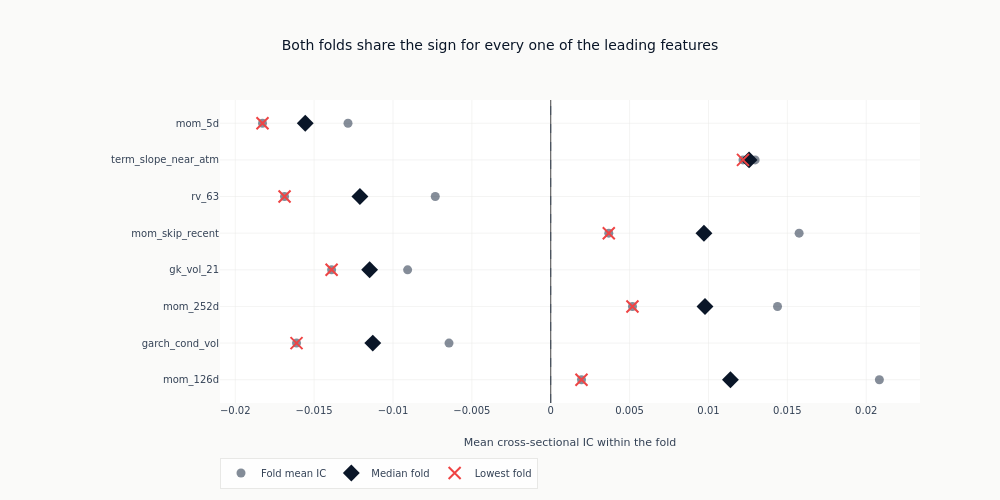

Here is the notebook cell this chart was saved with:
### Code cell
stability_features = [name for name in reversed(leaders) if name in fold_stats]
if stability_features:
    fig = go.Figure()
    _ = fig.add_trace(
        go.Scatter(
            x=[value for name in stability_features for value in fold_stats[name]["fold_ics"]],
            y=[name for name in stability_features for _ in fold_stats[name]["fold_ics"]],
            mode="markers",
            marker={"color": COLORS["neutral"], "size": 9, "opacity": 0.6},
            name="Fold mean IC",
        )
    )
    _ = fig.add_trace(
        go.Scatter(
            x=[fold_stats[name]["median_fold_ic"] for name in stability_features],
            y=stability_features,
            mode="markers",
            marker={"color": COLORS["blue"], "size": 13, "symbol": "diamond"},
            name="Median fold",
        )
    )
    _ = fig.add_trace(
        go.Scatter(
            x=[fold_stats[name]["worst_fold_ic"] for name in stability_features],
            y=stability_features,
            mode="markers",
            marker={
                "color": COLORS["negative"],
                "size": 12,
                "symbol": "x-thin",
                "line": {"width": 2, "color": COLORS["negative"]},
            },
            name="Lowest fold",
        )
    )
    _ = fig.add_vline(x=0, line={"color": COLORS["neutral"], "width": 0.8, "dash": "dash"})
    fig.update_layout(
        title="Both folds share the sign for every one of the leading features",
        xaxis_title="Mean cross-sectional IC within the fold",
        height=500,
        width=1000,
        margin={"l": 220},
        legend={"orientation": "h", "y": -0.18},
    )
    fig.show()

### Figure 1 — Plotly figure (JSON) as saved in the notebook; plotly's stock layout.template omitted (floating-point values rounded to 4 significant figures)
{"data": [{"marker": {"color": "#334155", "opacity": 0.6, "size": 9}, "mode": "markers", "name": "Fold mean IC", "type": "scatter", "x": [0.02083, 0.00195, -0.01611, -0.006449, 0.005181, 0.01438, -0.01389, -0.009073, 0.00368, 0.01575, -0.01687, -0.00732, 0.01296, 0.01219, -0.01285, -0.01827], "y": ["mom_126d", "mom_126d", "garch_cond_vol", "garch_cond_vol", "mom_252d", "mom_252d", "gk_vol_21", "gk_vol_21", "mom_skip_recent", "mom_skip_recent", "rv_63", "rv_63", "term_slope_near_atm", "term_slope_near_atm", "mom_5d", "mom_5d"]}, {"marker": {"color": "#0a1628", "size": 13, "symbol": "diamond"}, "mode": "markers", "name": "Median fold", "type": "scatter", "x": [0.01139, -0.01128, 0.009779, -0.01148, 0.009713, -0.0121, 0.01257, -0.01556], "y": ["mom_126d", "garch_cond_vol", "mom_252d", "gk_vol_21", "mom_skip_recent", "rv_63", "term_slope_near_atm", "mom_5d"]}, {"marker": {"color": "#ef4444", "line": {"color": "#ef4444", "width": 2}, "size": 12, "symbol": "x-thin"}, "mode": "markers", "name": "Lowest fold", "type": "scatter", "x": [0.00195, -0.01611, 0.005181, -0.01389, 0.00368, -0.01687, 0.01219, -0.01827], "y": ["mom_126d", "garch_cond_vol", "mom_252d", "gk_vol_21", "mom_skip_recent", "rv_63", "term_slope_near_atm", "mom_5d"]}], "layout": {"height": 500, "legend": {"orientation": "h", "y": -0.18}, "margin": {"l": 220}, "shapes": [{"line": {"color": "#334155", "dash": "dash", "width": 0.8}, "type": "line", "x0": 0, "x1": 0, "xref": "x", "y0": 0, "y1": 1, "yref": "y domain"}], "title": {"text": "Both folds share the sign for every one of the leading features"}, "width": 1000, "xaxis": {"title": {"text": "Mean cross-sectional IC within the fold"}}}}
